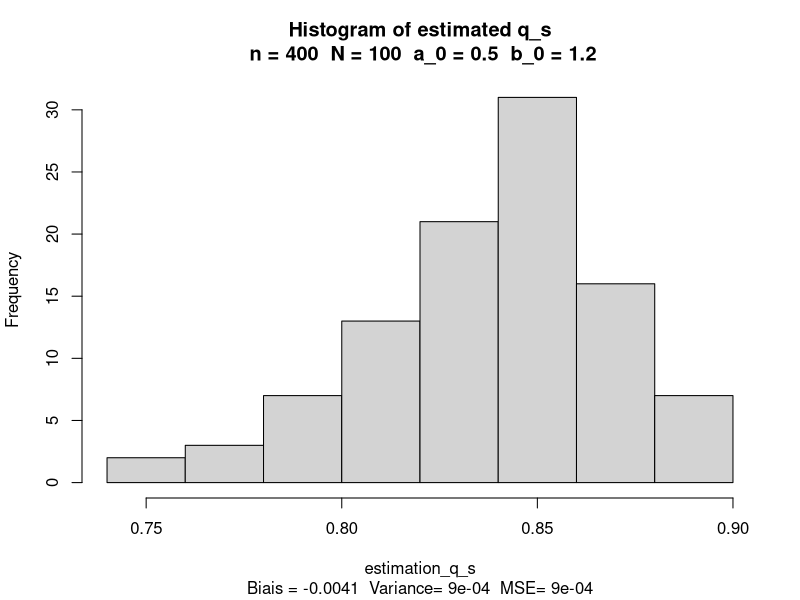
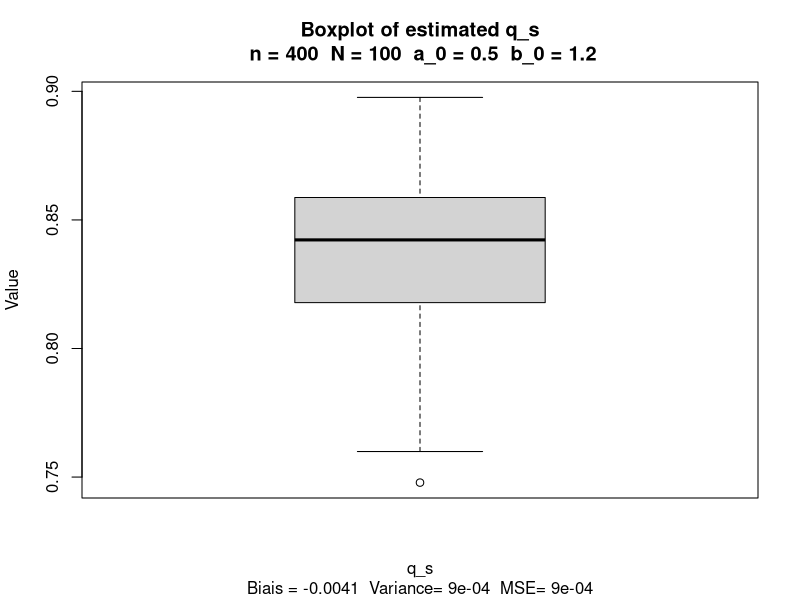
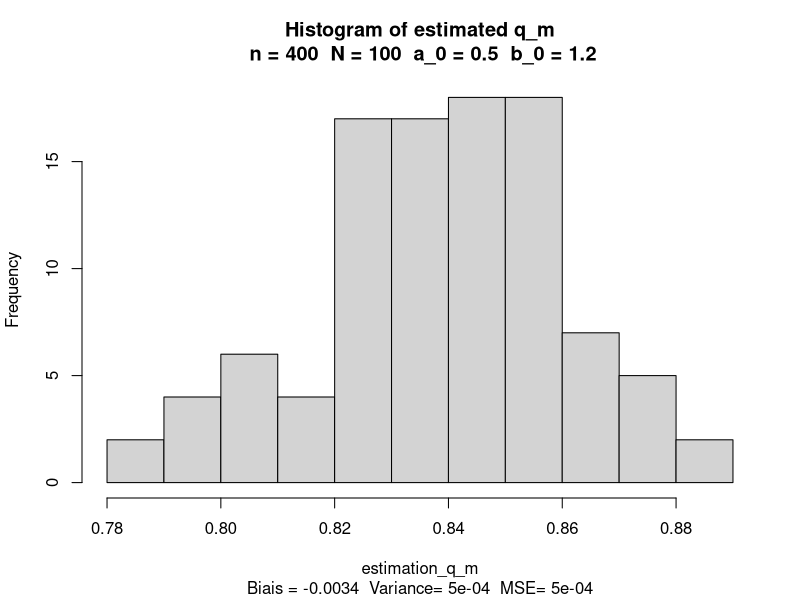
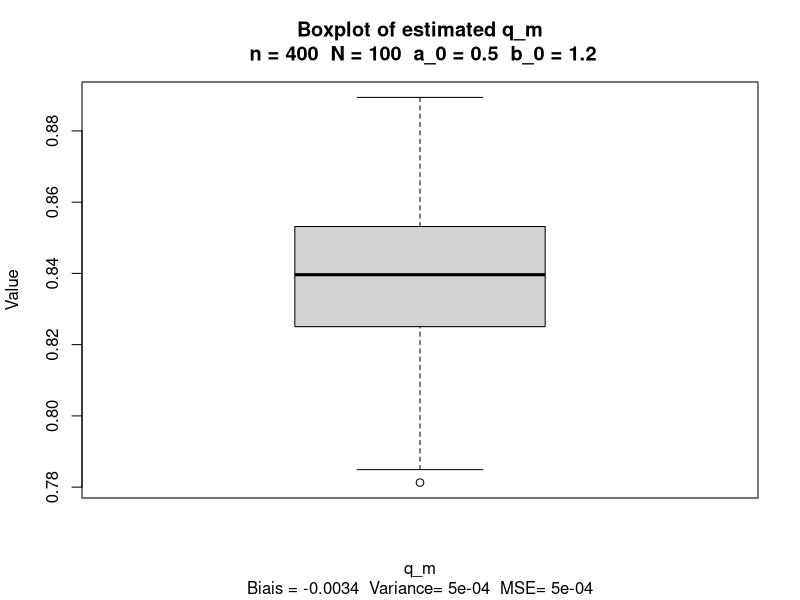
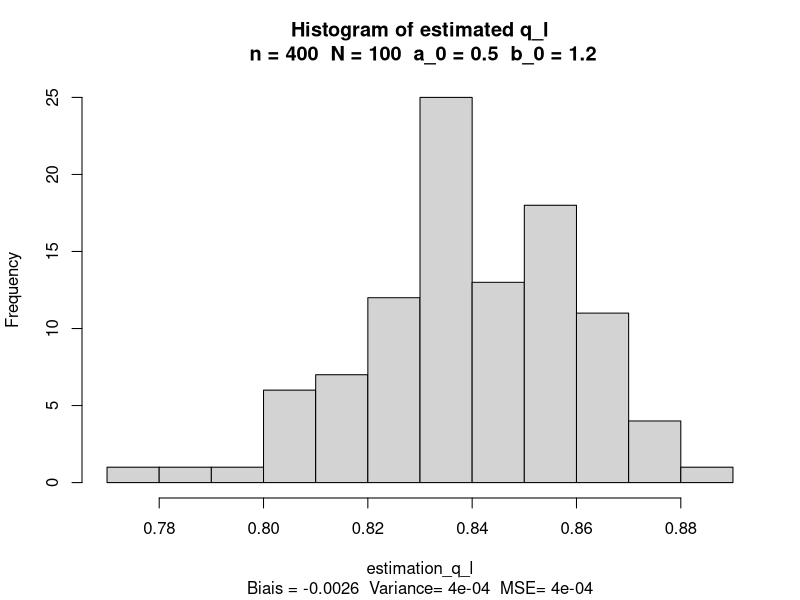
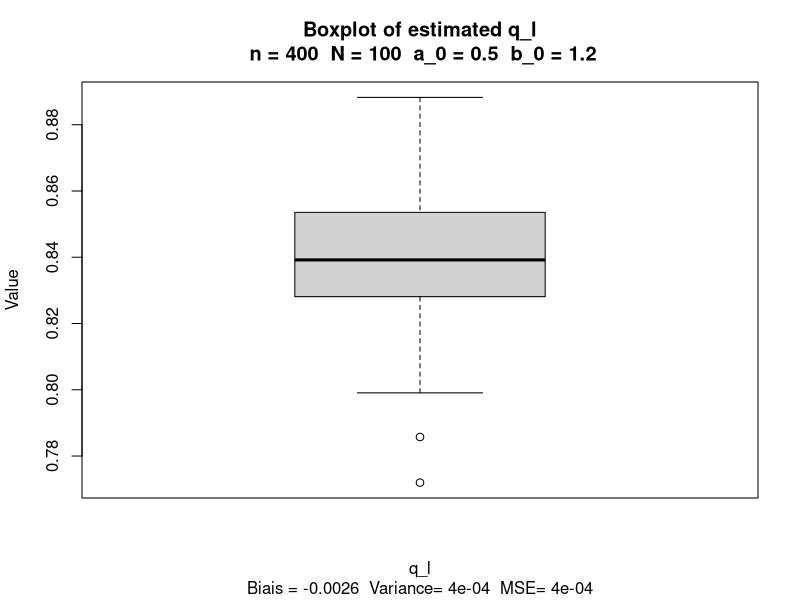

The R source for these figures, in order:
################################################################################
#                                                                              #
#                              LMAT 1271                                       #
#                           Projet 2022-2023                                   #
#         Auteurs : Marie Determe, Augustin Lambotte, Amaury Laridon           #
#         Script R utiliser pour le projet instructions et ressources          #
#       disponibles à : https://github.com/AmauryLaridon/LMAT1271-Project      #
#                                                                              #
################################################################################

rm(list=ls(all=TRUE)) # Nettoyage mémoire R Studio
set.seed(2023)

######################### - Partie 1.3 Simulations - ###########################

n <- 400 # size of the sampling
nbr_replication <- 100 # number of replication of the sampling process
a_0 <- 0.5 # alpha parameter of the density function of T
b_0 <- 1.2 # beta parameter of the density function of T

#Density function of random variable T
f_a_0b_0 <- function(t) {
  if(t > 0 & t < 1) {
    return(a_0*b_0*t^(a_0-1)*(1-t^a_0)^(b_0-1))
  } else {
    return(0)
  }
}

#Quantile of order p, a and b are unknown parameters
q_p_a_b <- function(p,a,b) {
  return ((1-(1-p)^(1/b))^(1/a))
}

#Quantile of order p
q_p <- function(p) {
  return (q_p_a_b(p,a_0,b_0))
}

#First estimator of q_0.95
q_s <- function(T_i) {
  size <- length(T_i)
  T_sort <- sort(T_i)
  return (T_sort[ceiling(0.95*size)]+(T_sort[floor(0.95*size)]
                        -T_sort[ceiling(0.95*size)])*(0.95*n-ceiling(0.95*n)))
}

#Estimator of a_m and b_m, using the method of moments
q_m <- function(T_i) {
  #On cherche une racine à la première équation de 1.2.b pour obtenir 
  #a_M, puis on calcule b_M et q_M
  f1 <- function(a) {
    return ((sum(T_i^(2*a)))*(n+sum(T_i^(a)))*(sum(T_i^(a)))^(-2)-2)
  }
  solution <- uniroot(f1,c(1e-9,10))
  a_m <- solution$root
  b_m <- n/(sum(T_i^(a_m)))-1
  return (q_p_a_b(0.95,a_m,b_m))
}

#Estimator of a_l and b_l, using the maximum likelihood estimator
q_l <- function(T_i) {
  #On cherche une racine à la première équation de 1.2.c pour obtenir a_L
  #puis on calcule b_L et q_L
  f1 <- function(a) {
    return (1/a + (1/(sum(log(1-T_i^a)))+(1/n))*sum((T_i^(a)
                                  *log(T_i))/(1-T_i^(a)))+(1/n)*sum(log(T_i)))
  }
  solution_l <- uniroot(f1,c(1e-9,10))
  a_l <- solution_l$root
  b_l <- -n/(sum(log(1-T_i^(a_l))))
  
  return (q_p_a_b(0.95,a_l,b_l))
}

### - 1.3 (a) - ###

#Generation of a iid sample of size 20 from the density f_a_0b_0 and 
#estimation of q_0.95 in 3 different ways
generate_sample <- function() {
  U <- runif(n)
  T_i <- sapply(U,q_p)
  q_s_sample <- q_s(T_i)
  q_m_sample <- q_m(T_i)
  q_l_sample <- q_l(T_i)
  return (c(q_s_sample,q_m_sample,q_l_sample))
}

### - 1.3 (b) - ###

generate_estimation_q_p <- function(affichage) {
  estimation_q_p <- replicate(nbr_replication,generate_sample())
  estimation_q_s <- estimation_q_p[1,]
  estimation_q_m <- estimation_q_p[2,]
  estimation_q_l <- estimation_q_p[3,]
  
  
### - 1.3 (c) - ###
  
  #Approximation de l'espérance par la moyenne empirique
  esperance_q_s <- mean(estimation_q_s)
  esperance_q_m <- mean(estimation_q_m)
  esperance_q_l <- mean(estimation_q_l)
  
  #Calcul du biais
  bias_s <- esperance_q_s - q_p_true
  bias_m <- esperance_q_m - q_p_true
  bias_l <- esperance_q_l - q_p_true
  
  #Calcul de la variance
  variance_s <- mean(estimation_q_s^2)-esperance_q_s^2
  variance_m <- mean(estimation_q_m^2)-esperance_q_m^2
  variance_l <- mean(estimation_q_l^2)-esperance_q_l^2
  
  #Calcul du MSE
  mse_s <- bias_s^2 + variance_s
  mse_m <- bias_m^2 + variance_m
  mse_l <- bias_l^2 + variance_l

  if (affichage == TRUE) {
    hist(estimation_q_s,breaks=10, main="")
    title(main = paste("Histogram of estimated q_s\n", "n =", n, " N =", 
        nbr_replication, " a_0 =", a_0, " b_0 =", b_0), sub= paste("Biais =", 
        round(bias_s, digits=4)  , " Variance=", round(variance_s, digits=4), 
        " MSE=", round(mse_s, digits=4)))
    boxplot(estimation_q_s, xlab = "q_s", ylab="Value")
    title(main = paste("Boxplot of estimated q_s\n","n =", n, " N =", 
        nbr_replication, " a_0 =", a_0, " b_0 =", b_0), sub= paste("Biais =", 
        round(bias_s, digits=4)  , " Variance=", round(variance_s, digits=4), 
        " MSE=", round(mse_s, digits=4)))
    
    
    hist(estimation_q_m,breaks=10, main = "")
    title(main = paste("Histogram of estimated q_m\n","n =", n, " N =", 
        nbr_replication, " a_0 =", a_0, " b_0 =", b_0), sub= paste("Biais =", 
        round(bias_m, digits=4)  , " Variance=", round(variance_m, digits=4), 
        " MSE=", round(mse_m, digits=4)))
    boxplot(estimation_q_m, xlab = "q_m", main = "", ylab="Value")
    title(main = paste("Boxplot of estimated q_m\n","n =", n, " N =", 
        nbr_replication, " a_0 =", a_0, " b_0 =", b_0), sub= paste("Biais =", 
        round(bias_m, digits=4)  , " Variance=", round(variance_m, digits=4), 
        " MSE=", round(mse_m, digits=4)))
    
    
    hist(estimation_q_l,breaks=10, main = "")
    title(main = paste("Histogram of estimated q_l\n","n =", n, " N =", 
        nbr_replication, " a_0 =", a_0, " b_0 =", b_0), 
        sub= paste("Biais =", round(bias_l, digits=4)  , 
        " Variance=", round(variance_l, digits=4), 
        " MSE=", round(mse_l, digits=4)))
    boxplot(estimation_q_l, xlab = "q_l" , main = "", ylab="Value")   
    title(main = paste("Boxplot of estimated q_l\n","n =", n, " N =", 
        nbr_replication, " a_0 =", a_0, " b_0 =", b_0), 
        sub= paste("Biais =", round(bias_l, digits=4)  , " Variance=", 
        round(variance_l, digits=4), " MSE=", round(mse_l, digits=4)))
    
  }
  
  return (c(c(bias_s,bias_m,bias_l),
            c(variance_s,variance_m,variance_l),c(mse_s,mse_m,mse_l)))
}

#################### - Execution - ######################

#Vraie valeur de q_0.95
q_p_true <- q_p(0.95)

#1.3.a
generate_sample()

#1.3.b et 1.3.c
generate_estimation_q_p(TRUE)

